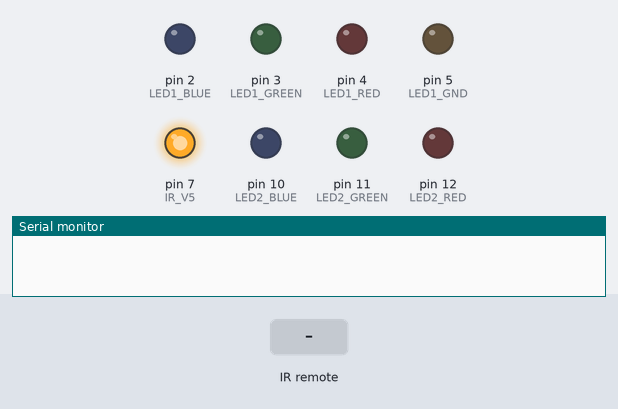
A sketch run on a simulated Arduino Uno, built with avr-gcc and run on an emulated ATmega328P. Shown: output pins drawn as LEDs (lit = HIGH), the last lines printed to the serial monitor. The inputs (shaded band) are chosen by the test bench.

Above: at 3.2 s.
3.3 s: infrared code 0xFFA25D received
At 3.8 s:
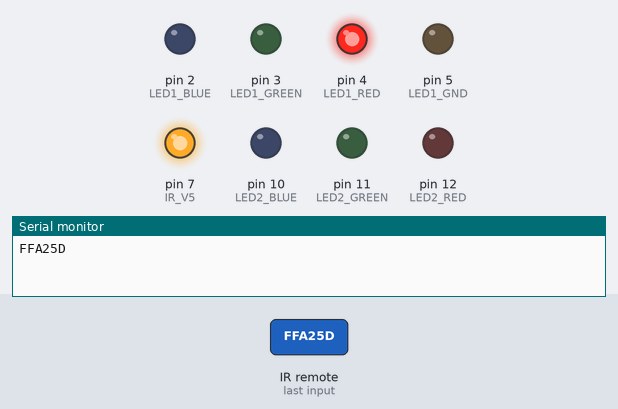
4.8 s: infrared code 0xFFE21D received
At 6.5 s:
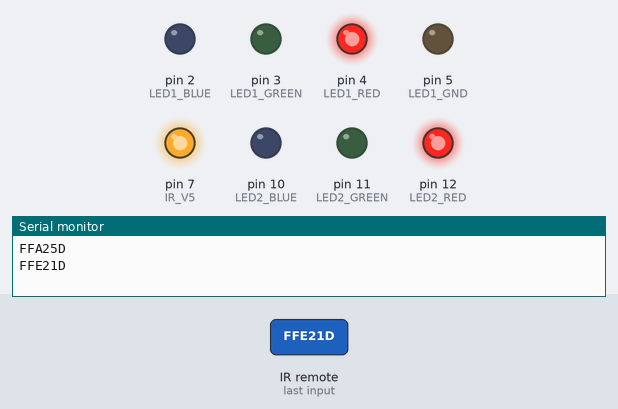
6.8 s: infrared code 0xFF629D received
At 8.1 s:
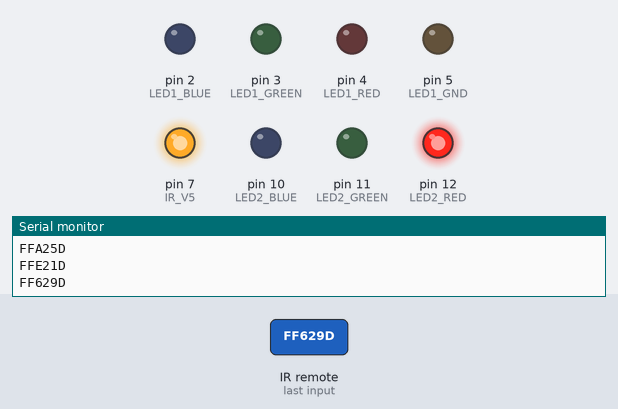
8.8 s: infrared code 0xFF22DD received
At 9.7 s:
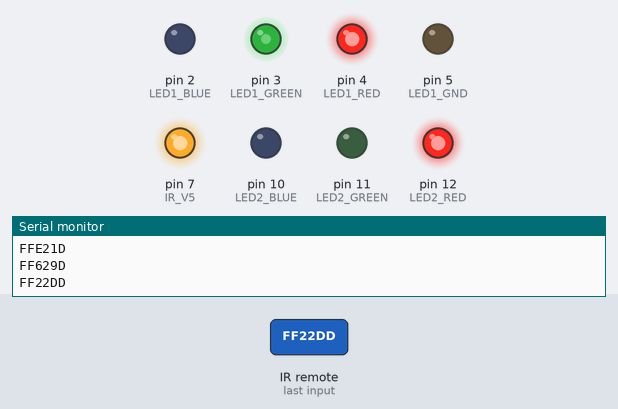
10.8 s: infrared code 0xFFC23D received
At 12.5 s:
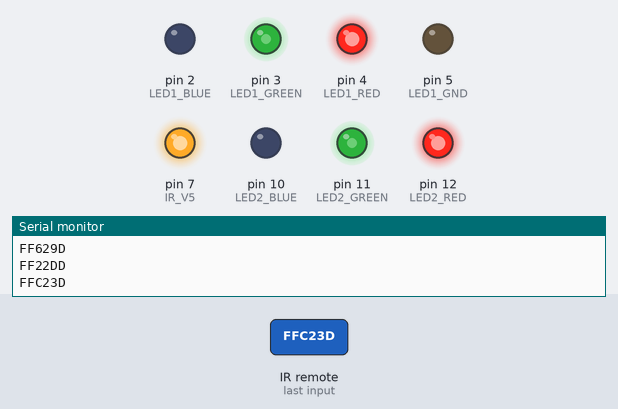
12.8 s: infrared code 0xFFE01F received
At 14.0 s:
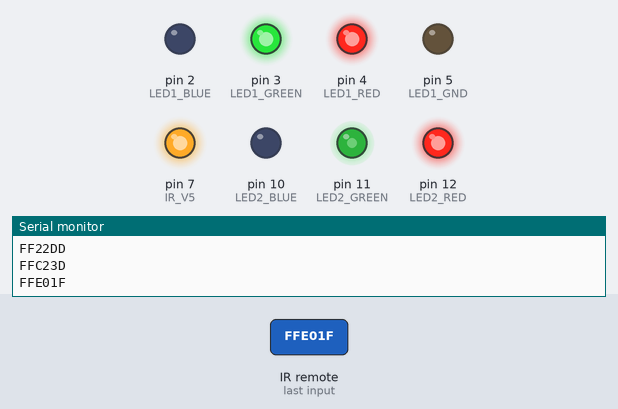
Timing chart, 0 to 15.8 s (numbered marks = the images above; inputs shaded):
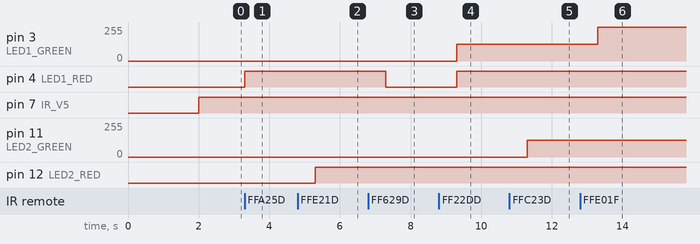

The sketch:

remote-control.ino
```cpp
// Digital Out Numbers to RGB LED 1
const int LED1_GND = 5;
const int LED1_RED = 4;
const int LED1_GREEN = 3;
const int LED1_BLUE = 2;

// Digital Out Numbers to RGB LED 2
const int LED2_RED = 12;
const int LED2_GREEN = 11;
const int LED2_BLUE = 10;

// Digital Out Numbers to Infra-Red Receiver
const int IR_Signal = 6;
const int IR_V5 = 7;

// Codes of Buttons IR Remote Controller HX1838
const int Button11 = 0xFFA25D;
const int Button12 = 0xFF629D;
const int Button13 = 0xFFE21D;
const int Button21 = 0xFF22DD;
const int Button22 = 0xFF02FD;
const int Button23 = 0xFFC23D;
const int Button31 = 0xFFE01F;
const int Button32 = 0xFFA857;
const int Button33 = 0xFF906F;
const int Button41 = 0XFF6897;
const int Button42 = 0xFF9867;
const int Button43 = 0xFFB04F;
const int Button51 = 0xFF30CF;
const int Button52 = 0xFF18E7;
const int Button53 = 0xFF7A85;
const int Button61 = 0xFF10EF;
const int Button62 = 0xFF38C7;
const int Button63 = 0xFF5AA5;
const int Button71 = 0xFF42BD;
const int Button72 = 0xFF4AB5;
const int Button73 = 0xFF52AD;

// Include Library for IR Receiver
#include <IRremote.h>
IRrecv ir(IR_Signal);
decode_results iresults;
int button;

void setup() {
	// Set LEDs Pins to Output Mode
	pinMode(LED1_GND, OUTPUT);
	pinMode(LED1_RED, OUTPUT);
	pinMode(LED1_GREEN, OUTPUT);
	pinMode(LED1_BLUE, OUTPUT);
	pinMode(LED2_RED, OUTPUT);
	pinMode(LED2_GREEN, OUTPUT);
	pinMode(LED2_BLUE, OUTPUT);

	// Set IR Receiver Pins to Input Mode
	pinMode(IR_Signal, INPUT);
	pinMode(IR_V5, OUTPUT);

	// Set Starting Color BLACK-rgb(0,0,0)
	setRGB0(1);
	setRGB0(2);

	// Set IR Receiver
	ir.enableIRIn();
	ir.blink13(true);

	// DEBUG on Board
	Serial.begin(9600);
}

void loop() {
	// Power Supply
	digitalWrite(IR_V5, HIGH);
	digitalWrite(LED1_GND, LOW);

	// Get IR Code
	if (ir.decode(&iresults)) {
		// DEBUG on Board, set 9600 at Serial Monitor
		Serial.println(iresults.value, HEX);
		button = iresults.value + 0xFF000000;  // Hack to Hex Integers
		ir.resume();
	}
	switch (button) {
		// First LED
		case Button11:
			setRGB1(1);
			break;
		case Button21:
			setRGB2(1);
			break;
		case Button31:
			setRGB3(1);
			break;
		case Button41:
			setRGB4(1);
			break;
		case Button51:
			setRGB5(1);
			break;
		case Button61:
			setRGB6(1);
			break;
		case Button71:
			setRGB7(1);
			break;
		case Button12:
			setRGB0(1);
			break;

		// Second LED
		case Button13:
			setRGB1(2);
			break;
		case Button23:
			setRGB2(2);
			break;
		case Button33:
			setRGB3(2);
			break;
		case Button43:
			setRGB4(2);
			break;
		case Button53:
			setRGB5(2);
			break;
		case Button63:
			setRGB6(2);
			break;
		case Button73:
			setRGB7(2);
			break;
		case Button72:
			setRGB0(2);
			break;
	}
}

// Conrolling RGB LEDs via analogWrite & PWM
void setRGB(int r, int g, int b, int led) {
	if (led == 1) {
		analogWrite(LED1_RED, r);
		analogWrite(LED1_GREEN, g);
		analogWrite(LED1_BLUE, b);
	}
	if (led == 2) {
		analogWrite(LED2_RED, r);
		analogWrite(LED2_GREEN, g);
		analogWrite(LED2_BLUE, b);
	}
	delay(1000);
}

// Seven Color Rainbow on One LED
void setRGB0(int led) {
	// Set Starting Color BLACK-rgb(0,0,0)
	if (led == 1) {
		setRGB(0, 0, 0, 1);
	}
	if (led == 2) {
		setRGB(0, 0, 0, 2);
	}
}
void setRGB1(int led) {
	// Set Starting Color RED-rgb(255,0,0)
	if (led == 1) {
		setRGB(255, 0, 0, 1);
	}
	if (led == 2) {
		setRGB(255, 0, 0, 2);
	}
}
void setRGB2(int led) {
	// Set Starting Color ORANGE-rgb(255, 125, 0)
	if (led == 1) {
		setRGB(255, 125, 0, 1);
	}
	if (led == 2) {
		setRGB(255, 125, 0, 2);
	}
}
void setRGB3(int led) {
	// Set Starting Color YELLOW-rgb(255, 255, 0)
	if (led == 1) {
		setRGB(255, 255, 0, 1);
	}
	if (led == 2) {
		setRGB(255, 255, 0, 2);
	}
}
void setRGB4(int led) {
	// Set Starting Color GREEN-rgb(0,255,0)
	if (led == 1) {
		setRGB(0, 255, 0, 1);
	}
	if (led == 2) {
		setRGB(0, 255, 0, 2);
	}
}
void setRGB5(int led) {
	// Set Starting Color BLUE-rgb(0,255,255)
	if (led == 1) {
		setRGB(0, 255, 255, 1);
	}
	if (led == 2) {
		setRGB(0, 255, 255, 2);
	}
}
void setRGB6(int led) {
	// Set Starting Color INDIGO-rgb(0,0,255)
	if (led == 1) {
		setRGB(0, 0, 255, 1);
	}
	if (led == 2) {
		setRGB(0, 0, 255, 2);
	}
}
void setRGB7(int led) {
	// Set Starting Color VIOLET-rgb(255,0,255)
	if (led == 1) {
		setRGB(255, 0, 255, 1);
	}
	if (led == 2) {
		setRGB(255, 0, 255, 2);
	}
}
```

Measured:
- after the input at 3.3 s, pin 4 (LED1_RED): LOW → HIGH at once
- after the input at 4.8 s, pin 12 (LED2_RED): LOW → HIGH after 0.50 s
- after the input at 6.8 s, pin 4 (LED1_RED): HIGH → LOW after 0.50 s
- after the input at 8.8 s, pin 3 (LED1_GREEN): 0/255 → 125/255 after 0.50 s; pin 4 (LED1_RED): LOW → HIGH after 0.50 s
- after the input at 10.8 s, pin 11 (LED2_GREEN): 0/255 → 125/255 after 0.51 s
- after the input at 12.8 s, pin 3 (LED1_GREEN): 125/255 → 255/255 after 0.51 s
